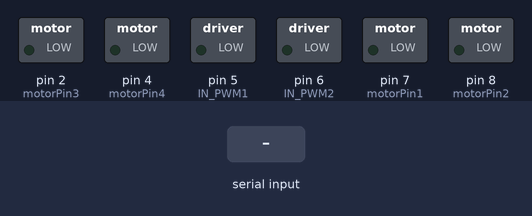
The sketch below on a simulated Arduino Uno, built with avr-gcc and run on an emulated ATmega328P. Parts: switched loads named in the sketch (green lamp = pin HIGH). The inputs (shaded band) are chosen by the test bench.

Above: at 1.2 s.
1.3 s: "1" received over Serial
At 1.7 s:
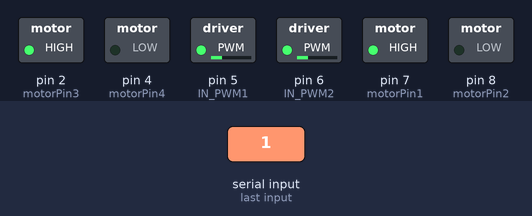
At 2.5 s:
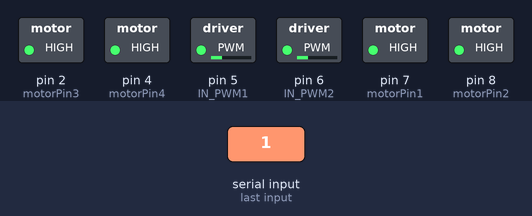
Timing chart, 0 to 4.3 s (numbered marks = the images above; inputs shaded):
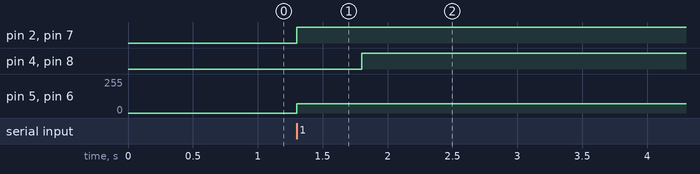

The sketch:

MaskBox_HW.ino
```cpp
#define BASE_RPM 70.0       // 마스크 1개 제공을 위한 DC 모터 속도
#define delay_time 500.0    // 마스크 1개 제공을 위하 기본 Delay 값

// DC 쿨러 모터 #1 Pin 정의
int IN_PWM1 = 5;    // #1 PWM은 5번 핀에서 생성
int motorPin1 = 7;  // #1 모터 H-Bridge Input으로 7번 핀 사용
int motorPin2 = 8;  // #1 모터 H-Bridge Input으로 7번 핀 사용

// DC 쿨러 모터 #2 Pin 정의
int IN_PWM2 = 6;    // #2 PWM은 6번 핀에서 생성
int motorPin3 = 2;  // #2 모터 H-Bridge Input으로 2번 핀 사용
int motorPin4 = 4;  // #2 모터 H-Bridge Input으로 4번 핀 사용

int in_Data = 0;    // Raspberry Pi Serial 통신 수신 데이터 변수

void setup() {
  Serial.begin(9600);   // Serial 통신 속도 정의
  // 모터 제어를 위한 Pin 사용 정의
  pinMode(motorPin1,OUTPUT);
  pinMode(motorPin2,OUTPUT);
  pinMode(motorPin3,OUTPUT);
  pinMode(motorPin4,OUTPUT);
}
void loop() {
  // Serial 통신 데이터 수신하면...
  if(Serial.available()){
    in_Data = Serial.read();  // Serial 통신 데이터를 읽어서 저장함
    if(in_Data == '1'){       // 수신 데이터가 '1'이라면...
      // DC 쿨러 모터 #1 제어
      digitalWrite(motorPin1,HIGH);
      digitalWrite(motorPin2,LOW);
      analogWrite(IN_PWM1,BASE_RPM);

      // DC 쿨러 모터 #2 제어
      digitalWrite(motorPin3,HIGH);
      digitalWrite(motorPin4,LOW);
      analogWrite(IN_PWM2,BASE_RPM);

      delay(delay_time);

      // 미사용에 따른 H-Bridge 전위차 비활성화
      digitalWrite(motorPin1,HIGH);
      digitalWrite(motorPin2,HIGH);
      digitalWrite(motorPin3,HIGH);
      digitalWrite(motorPin4,HIGH);
    }
    else {
      // 미사용에 따른 H-Bridge 전위차 비활성화
      digitalWrite(motorPin1,HIGH);
      digitalWrite(motorPin2,HIGH);
      digitalWrite(motorPin3,HIGH);
      digitalWrite(motorPin4,HIGH);
    }
  }
}
```

Measured:
- after the input at 1.3 s, pin 2 (motorPin3), pin 7 (motorPin1): LOW → HIGH at once; pin 4 (motorPin4), pin 8 (motorPin2): LOW → HIGH after 0.50 s; pin 5 (IN_PWM1), pin 6 (IN_PWM2): 0/255 → 70/255 at once
